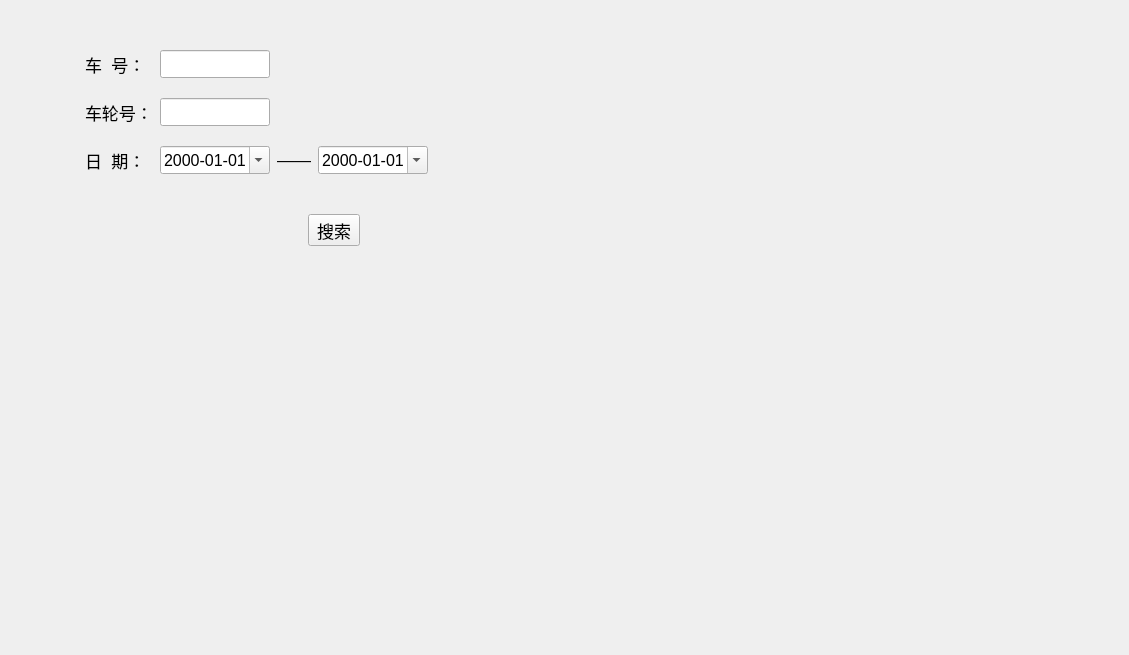
<?xml version="1.0" encoding="UTF-8"?>
<ui version="4.0">
 <class>DlgHistoryDatas</class>
 <widget class="QDialog" name="DlgHistoryDatas">
  <property name="geometry">
   <rect>
    <x>0</x>
    <y>0</y>
    <width>1129</width>
    <height>655</height>
   </rect>
  </property>
  <property name="windowTitle">
   <string>历史数据</string>
  </property>
  <widget class="QWidget" name="horizontalLayoutWidget">
   <property name="geometry">
    <rect>
     <x>30</x>
     <y>20</y>
     <width>1081</width>
     <height>611</height>
    </rect>
   </property>
   <layout class="QHBoxLayout" name="mainLayout" stretch="0,2,6,0">
    <item>
     <spacer name="horizontalSpacer_3">
      <property name="orientation">
       <enum>Qt::Horizontal</enum>
      </property>
      <property name="sizeHint" stdset="0">
       <size>
        <width>40</width>
        <height>20</height>
       </size>
      </property>
     </spacer>
    </item>
    <item>
     <layout class="QVBoxLayout" name="verticalLayout" stretch="3,1,2">
      <property name="spacing">
       <number>30</number>
      </property>
      <property name="leftMargin">
       <number>5</number>
      </property>
      <property name="topMargin">
       <number>10</number>
      </property>
      <property name="rightMargin">
       <number>5</number>
      </property>
      <property name="bottomMargin">
       <number>10</number>
      </property>
      <item>
       <layout class="QGridLayout" name="gridLayout" columnstretch="2,3,1,3">
        <property name="leftMargin">
         <number>10</number>
        </property>
        <property name="topMargin">
         <number>20</number>
        </property>
        <property name="rightMargin">
         <number>10</number>
        </property>
        <property name="bottomMargin">
         <number>10</number>
        </property>
        <property name="horizontalSpacing">
         <number>7</number>
        </property>
        <property name="verticalSpacing">
         <number>20</number>
        </property>
        <item row="1" column="1">
         <widget class="QLineEdit" name="lineEdit_2">
          <property name="font">
           <font>
            <pointsize>13</pointsize>
           </font>
          </property>
         </widget>
        </item>
        <item row="2" column="3">
         <widget class="DefDateTimeEdit" name="dateEnd">
          <property name="font">
           <font>
            <pointsize>12</pointsize>
           </font>
          </property>
          <property name="buttonSymbols">
           <enum>QAbstractSpinBox::UpDownArrows</enum>
          </property>
          <property name="displayFormat">
           <string>yyyy-MM-dd</string>
          </property>
          <property name="calendarPopup">
           <bool>true</bool>
          </property>
         </widget>
        </item>
        <item row="2" column="0">
         <widget class="QLabel" name="label_3">
          <property name="font">
           <font>
            <pointsize>13</pointsize>
           </font>
          </property>
          <property name="text">
           <string>日  期：</string>
          </property>
         </widget>
        </item>
        <item row="0" column="0">
         <widget class="QLabel" name="label">
          <property name="font">
           <font>
            <pointsize>13</pointsize>
           </font>
          </property>
          <property name="text">
           <string>车  号：</string>
          </property>
         </widget>
        </item>
        <item row="2" column="1">
         <widget class="DefDateTimeEdit" name="dateStart">
          <property name="font">
           <font>
            <pointsize>12</pointsize>
           </font>
          </property>
          <property name="wrapping">
           <bool>false</bool>
          </property>
          <property name="buttonSymbols">
           <enum>QAbstractSpinBox::UpDownArrows</enum>
          </property>
          <property name="displayFormat">
           <string>yyyy-MM-dd</string>
          </property>
          <property name="calendarPopup">
           <bool>true</bool>
          </property>
          <property name="timeSpec">
           <enum>Qt::LocalTime</enum>
          </property>
         </widget>
        </item>
        <item row="1" column="0">
         <widget class="QLabel" name="label_2">
          <property name="font">
           <font>
            <pointsize>13</pointsize>
           </font>
          </property>
          <property name="text">
           <string>车轮号：</string>
          </property>
         </widget>
        </item>
        <item row="2" column="2">
         <widget class="QLabel" name="label_4">
          <property name="font">
           <font>
            <pointsize>13</pointsize>
           </font>
          </property>
          <property name="text">
           <string>——</string>
          </property>
          <property name="alignment">
           <set>Qt::AlignCenter</set>
          </property>
         </widget>
        </item>
        <item row="0" column="1">
         <widget class="QLineEdit" name="lineEdit">
          <property name="font">
           <font>
            <pointsize>13</pointsize>
           </font>
          </property>
         </widget>
        </item>
       </layout>
      </item>
      <item>
       <layout class="QHBoxLayout" name="horizontalLayout" stretch="3,1,1">
        <item>
         <spacer name="horizontalSpacer">
          <property name="orientation">
           <enum>Qt::Horizontal</enum>
          </property>
          <property name="sizeHint" stdset="0">
           <size>
            <width>40</width>
            <height>20</height>
           </size>
          </property>
         </spacer>
        </item>
        <item>
         <widget class="QToolButton" name="btnSearch">
          <property name="font">
           <font>
            <pointsize>13</pointsize>
           </font>
          </property>
          <property name="text">
           <string>搜索</string>
          </property>
          <property name="popupMode">
           <enum>QToolButton::DelayedPopup</enum>
          </property>
          <property name="toolButtonStyle">
           <enum>Qt::ToolButtonTextOnly</enum>
          </property>
          <property name="arrowType">
           <enum>Qt::NoArrow</enum>
          </property>
         </widget>
        </item>
        <item>
         <spacer name="horizontalSpacer_2">
          <property name="orientation">
           <enum>Qt::Horizontal</enum>
          </property>
          <property name="sizeHint" stdset="0">
           <size>
            <width>40</width>
            <height>20</height>
           </size>
          </property>
         </spacer>
        </item>
       </layout>
      </item>
      <item>
       <spacer name="verticalSpacer">
        <property name="orientation">
         <enum>Qt::Vertical</enum>
        </property>
        <property name="sizeHint" stdset="0">
         <size>
          <width>20</width>
          <height>40</height>
         </size>
        </property>
       </spacer>
      </item>
     </layout>
    </item>
    <item>
     <widget class="TableWidget" name="tableWidget" native="true"/>
    </item>
    <item>
     <spacer name="horizontalSpacer_4">
      <property name="orientation">
       <enum>Qt::Horizontal</enum>
      </property>
      <property name="sizeHint" stdset="0">
       <size>
        <width>40</width>
        <height>20</height>
       </size>
      </property>
     </spacer>
    </item>
   </layout>
  </widget>
 </widget>
 <customwidgets>
  <customwidget>
   <class>TableWidget</class>
   <extends>QWidget</extends>
   <header>SelfWidget/tablewidget.h</header>
   <container>1</container>
  </customwidget>
  <customwidget>
   <class>DefDateTimeEdit</class>
   <extends>QDateEdit</extends>
   <header>SelfWidget/DateEdit/defdatetimeedit.h</header>
  </customwidget>
 </customwidgets>
 <resources/>
 <connections/>
</ui>
